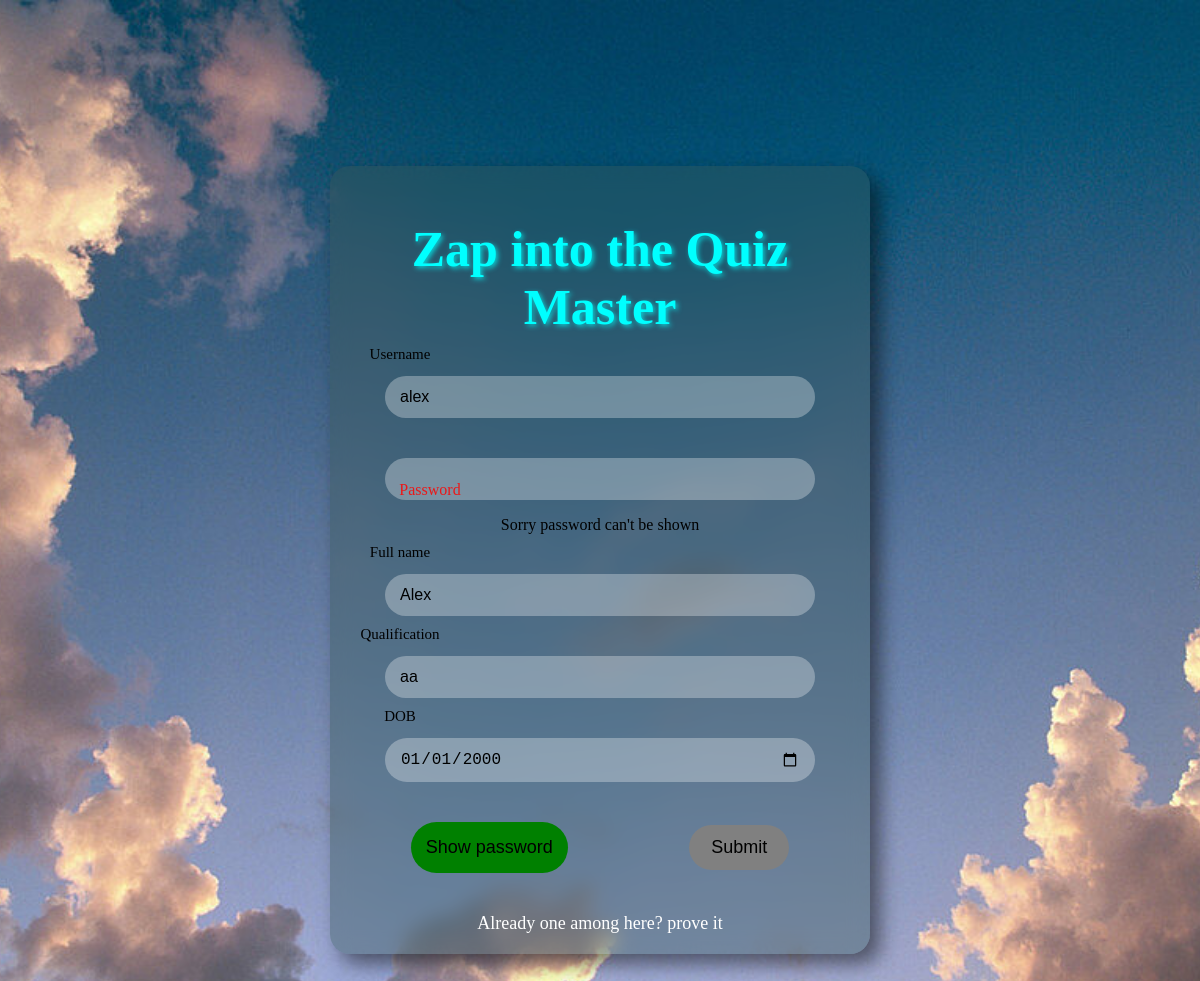
Screenshot of /edit_profile (signed in) with the database file from the repository.
### tables this page shows
CREATE TABLE user(
    id INTEGER PRIMARY KEY AUTOINCREMENT,
    username TEXT UNIQUE NOT NULL,
    password TEXT NOT NULL,
    full_name TEXT NOT NULL,
    qualification TEXT NOT NULL,
    dob TEXT NOT NULL
    );

### app.py (the view, shortened to what this page needs)
@app.route('/edit_profile',methods=["GET",'POST'])
def edit_profile():
    conn=sql.connect('quiz_database.db')
    conn.row_factory=sql.Row
    curr=conn.cursor()
    curr.execute('SELECT * from user WHERE id=?',(session['uid'],))
    exuser=curr.fetchone()
    return render_template('edit_profile.html',exuser=exuser)

### templates/edit_profile.html (shortened to what this page needs)
<!DOCTYPE html>
<html lang="en">
    <head>
    <link rel="stylesheet" href="/static/logandreg.css">
    </head>
    <body>
        <main>
            <div class="container">
                <form action="{{url_for('edit_profile')}}" method="POST">
                <h1>Zap into the Quiz Master</h1>
                <div class="input-cont">
                    <input type="text" name="uname" id="uname" placeholder="" value="{{exuser['username']}}" required>
                    <label for="uname">Username</label>
                </div>
                <div class="input-cont">
                    <input type="password" name="pwd" id="pwd" placeholder=" " onkeyup="validatepwd()" required>
                    <label for="uname">Password</label>
                    <p>Sorry password can't be shown</p>
                </div>
                <div class="input-cont">
                    <input type="text" name="fname" id="fname" placeholder="" value="{{exuser['full_name']}}" required>
                    <label for="uname">Full name</label>
                </div>
                <div class="input-cont">
                    <input type="text" name="qual" id="qual" placeholder="" value="{{exuser['qualification']}}" required>
                    <label for="uname">Qualification</label>
                </div>
                <div class="input-cont">
                    <input type="date" name="dob" id="dob" min="1930-01-01" max="2020-01-01" value="{{exuser['dob']}}" required>
                    <label for="uname">DOB</label>
                </div>
                <div class="but">
                    <button type="button" id="togglepwd">Show password</button>
                    <input type="submit" value="Submit" id="sub" disabled>
                </div>
                <a href="{{url_for('login')}}">Already one among here? prove it</a>
            </form>
            </div>
        </main>
    </body>
</html>

### static/logandreg.css (style rules this page uses)
body { height: 100vh; margin: 0; background: url('/static/login_bg.jpg') no-repeat center; background-size: cover; }
main { display: flex; justify-content: center; align-items: center; width: 100%; height: 100%; }
.container { background-color: rgba(55, 88, 88, 0.4); padding: 20px; border-radius: 20px; box-shadow: 10px 10px 20px rgba(0,0,0,0.5); width: 500px; backdrop-filter: blur(10px); text-align: center; transition: transform 0.3s ease-in-out; }
.input-cont { position: relative; margin: 20px 0; width: 100%; }
label { position: absolute; left: 50px; top: 50%; transform: translateY(-50%); font-size: 16px; color: rgb(235, 24, 24); }
input { width: 80%; margin: 10px 0; padding: 12px 15px; border-radius: 25px; border: none; outline: none; font-size: 16px; background-color: rgba(255,255,255,0.3); color: black; transition: all 0.3s ease; }
input[type="submit"] { cursor: pointer; font-size: large; background-color: green; width: 100px; transition: 0.2s; }
a { font-size: large; display: block; margin-top: 20px; color: white; text-decoration: none; transition: all 0.3s ease-in-out; }
h1 { color: cyan; text-shadow: 2px 2px 5px rgba(0, 255, 255, 0.7); font-size: 50px; }
button { display: block; margin:20px auto; padding: 15px; font-size: large; border-radius: 30px; border: none; background-color: green; transition: all 0.4s ease-in-out; }
#uname { text-transform: lowercase; }

### templates/edit_profile.html (style rules this page uses)
body { height: 140vh; }
label { position: absolute; top: 30%; left: 80px; transform: translateX(-50%); color: rgb(235,24,24); }
input { display: block; width: 80%; margin: 40px auto 0px auto; padding: 12px 15px; border-radius: 25px; border: none; color: black; }
input:focus + label, input:not(:placeholder-shown)+label { top: -30px; left: 50px; font-size: 15px; color: black; }
input[type="submit"] { margin: auto; cursor: pointer; font-size: large; background-color: green; width: 100px; transition: 0.2s; }
#fname { text-transform: capitalize; }
#sub:disabled { cursor: not-allowed; background-color: gray; }
.but { display: flex; justify-content: center; }

### rows the page displays
user: uname "alex", fname "alex", qual "aa", dob "01/01/2000"
